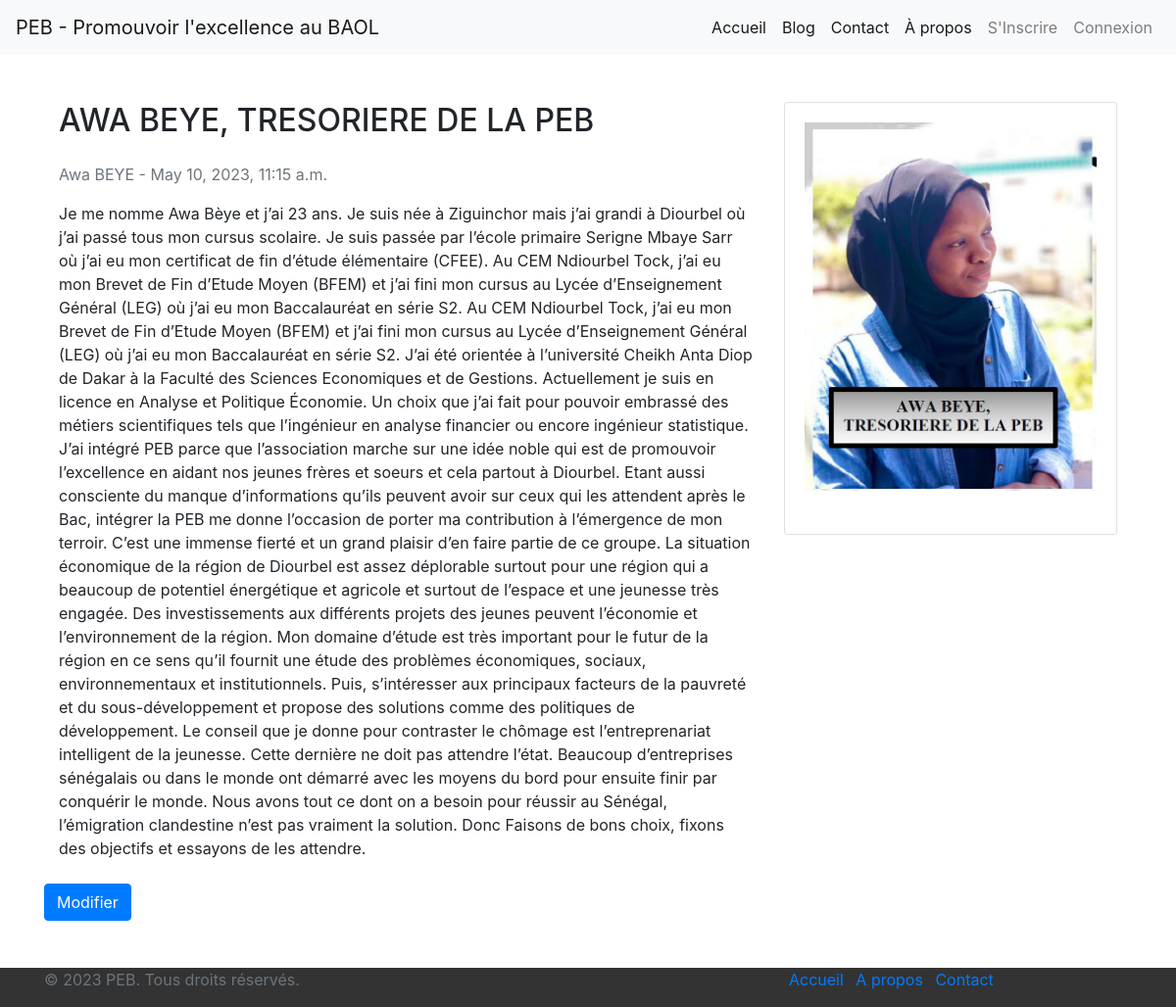
Screenshot of /articles/24/ with the database file from the repository.
### blog_peb/models.py (models this page shows)
class Article(models.Model):
    titre = models.CharField(max_length=200)
    resume = models.TextField()
    miniature = models.ImageField()
    contenu = models.TextField()
    auteur = models.CharField(max_length=100)
    date_creation = models.DateTimeField(auto_now_add=True)
    date_mise_a_jour = models.DateTimeField(auto_now=True)

### blog_peb/views.py (the view)
# urls.py: path('articles/<int:id>/', article_detail, name='detail_article'),
def article_detail(request, id):
    article = get_object_or_404(Article, id=id)
    context = {'article': article}
    return render(request, 'detail.html', context)

### blog_peb/templates/detail.html (shortened to what this page needs)
{% extends 'base.html' %}
{% block content %}
<div class="container my-5">
  <div class="row">
    <div class="col-md-8">
      <h2 class="mb-4">{{ article.titre }}</h2>
      <p class="text-muted">{{ article.auteur }} - {{ article.date_creation }}</p>
      <p>{{ article.contenu }}</p>
    </div>
    <div class="col-md-4">
      <div class="card mb-4">
        <div class="card-body">
            {% if article.miniature %}
              <img src="{{ article.miniature.url }}" class="img-fluid mb-4" alt="{{ article.titre }}">
            {% else %}
              <p>No miniature available</p>
            {% endif %}
        </div>
      </div>
    </div>
    <div class="mt-2">
        <a href=" {% url 'modifier_article' id=article.id %}" class="btn btn-primary">Modifier</a>
    </div>
  </div>
</div>
{% endblock %}

### blog_peb/static/css/base.css (style rules this page uses)
body { font-family: 'Open Sans', sans-serif; }

### rows the page displays
Article: titre "AWA BEYE, TRESORIERE DE LA PEB", auteur "Awa BEYE", date_creation "May 10, 2023, 11:15 a.m.", contenu "Je me nomme Awa Bèye et j’ai 23 ans. Je suis née à Ziguinchor mais j’ai grandi à Diourbel où j’ai passé tous mon cursus scolaire. Je suis passée par l’école primaire Serigne Mbaye Sarr où j’ai eu mon certificat de fin d’étude élémentaire (CFEE). Au CEM Ndiourbel Tock, j’ai eu mon Brevet de Fin d’Etude Moyen (BFEM) et j’ai fini mon cursus au Lycée d’Enseignement Général (LEG) où j’ai eu mon Baccalauréat en série S2. Au CEM Ndiourbel Tock, j’ai eu mon Brevet de Fin d’Etude Moyen (BFEM) et j’ai fini mon cursus au Lycée d’Enseignement Général (LEG) où j’ai eu mon Baccalauréat en série S2. J’ai été orientée à l’université Cheikh Anta Diop de Dakar à la Faculté des Sciences Economiques et de…", miniature (picture)
